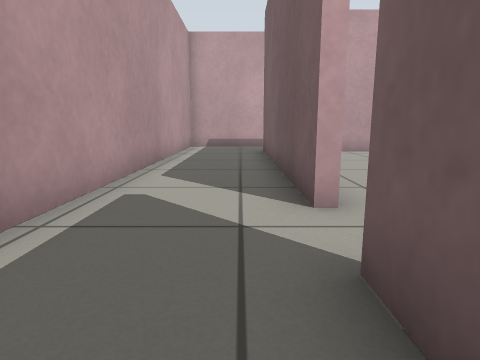
View 1 (above)

24 first-person views from a walk through a Gazebo world. The camera is 0.5 m above the floor, tilts 10° down and sees 75° across. The floor is counted in squares, 0.5 m on a side. Each view is taken from the middle of a square. On the plan, view 1 faces up. The plan holds only what a view shows up to about 12 squares ahead; the rest is blank.

View 2
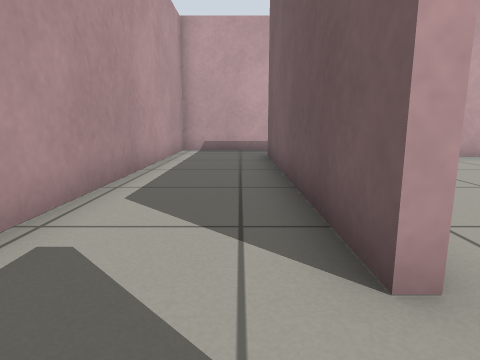

View 3
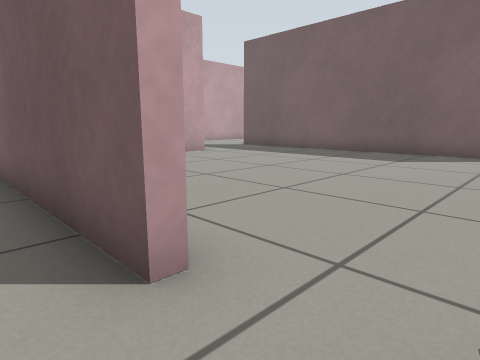

View 4
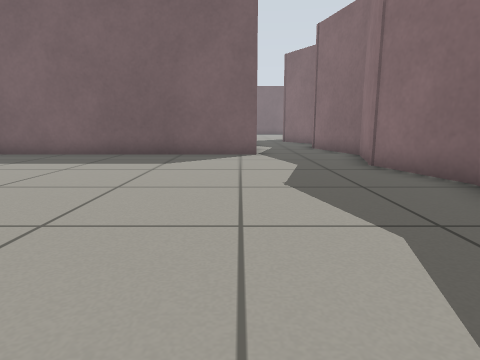

View 5
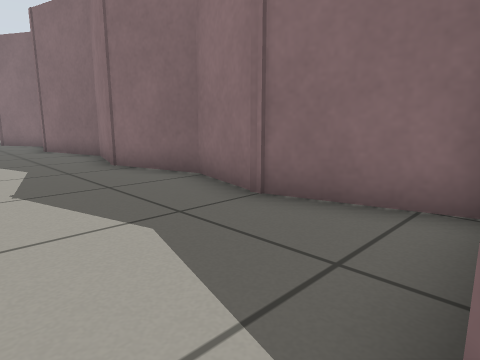

View 6
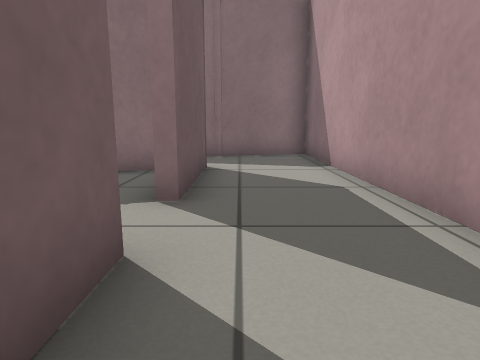

View 7
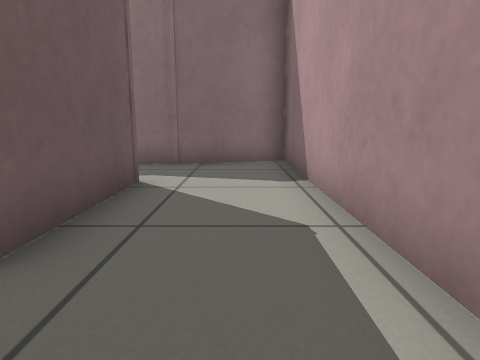

View 8
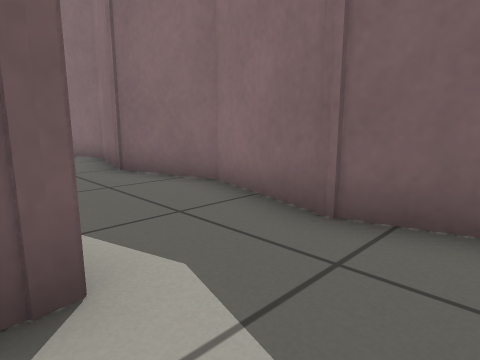

View 9
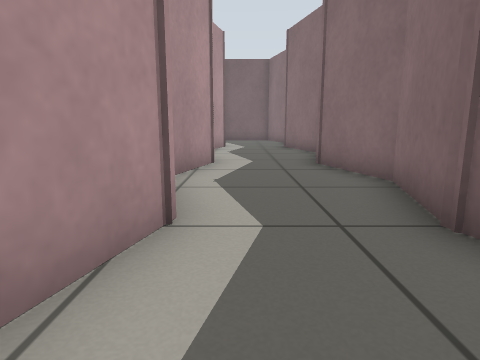

View 10
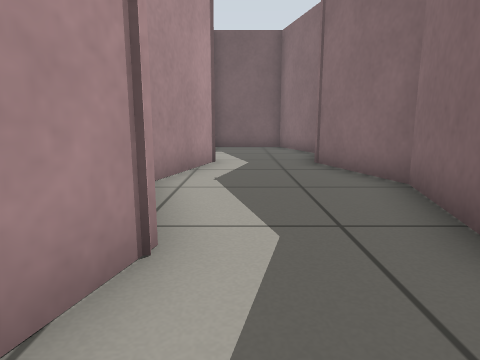

View 11
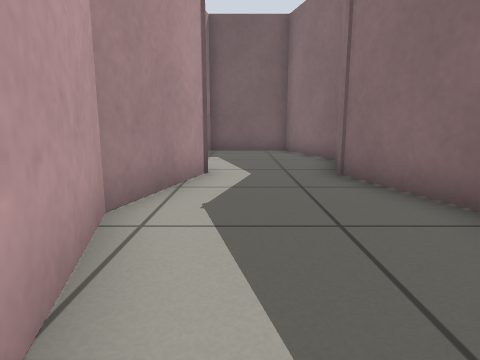

View 12
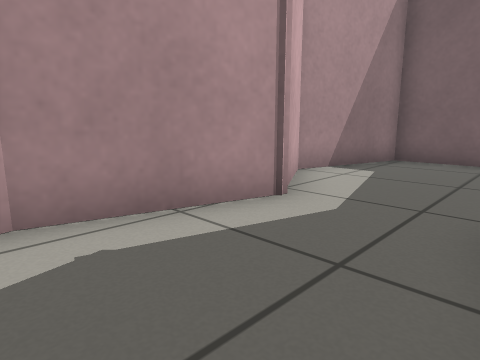

View 13
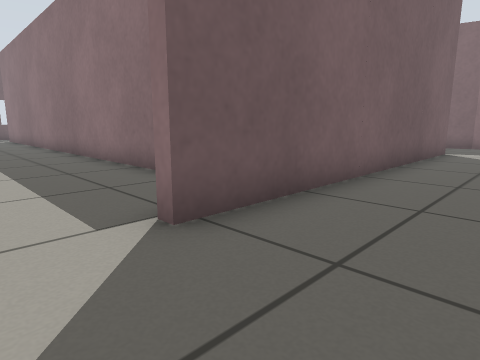

View 14
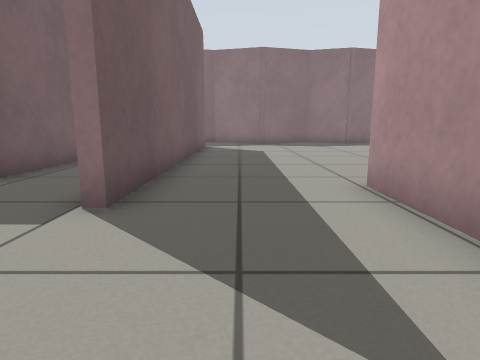

View 15
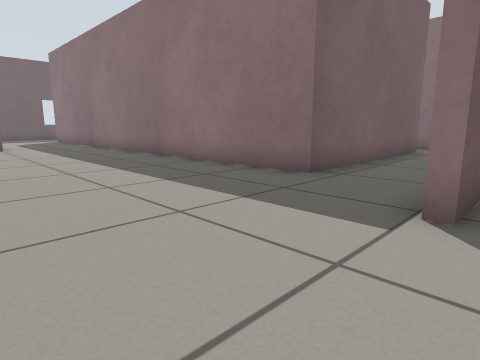

View 16
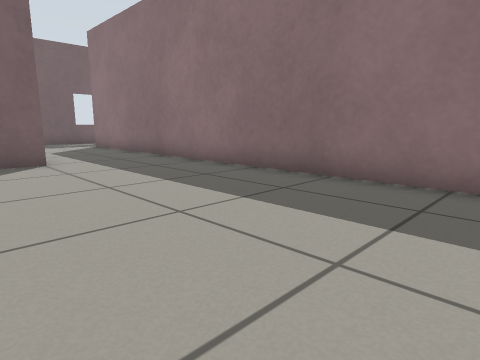

View 17
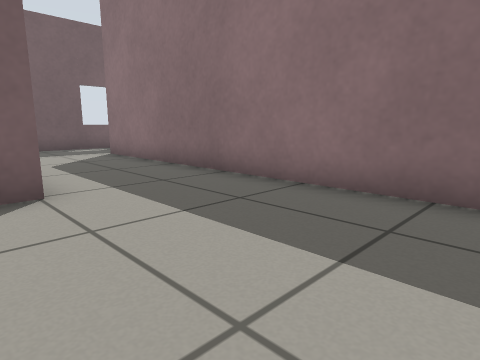

View 18
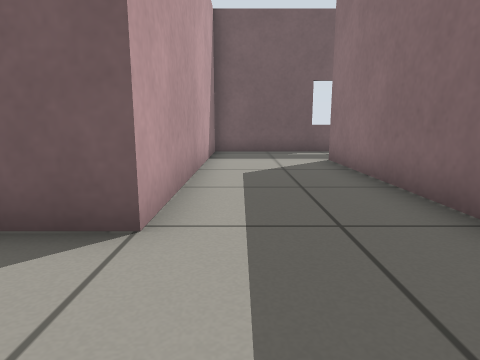

View 19
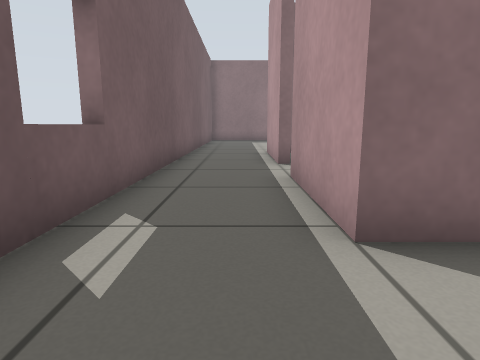

View 20
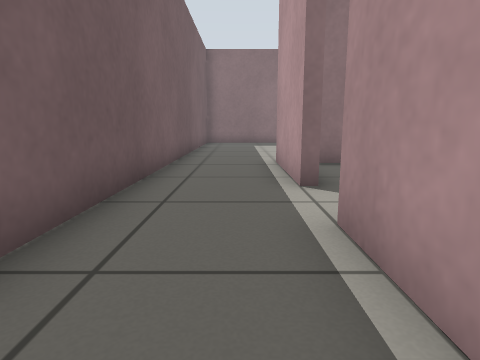

View 21
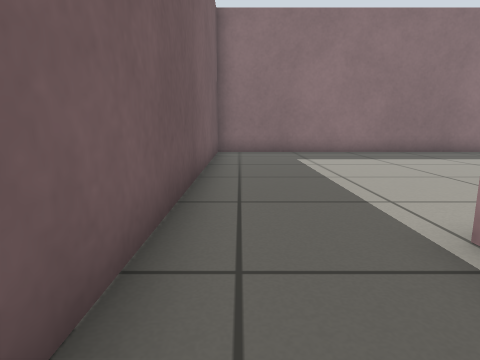

View 22
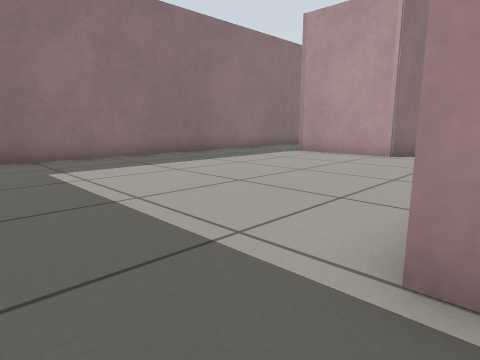

View 23
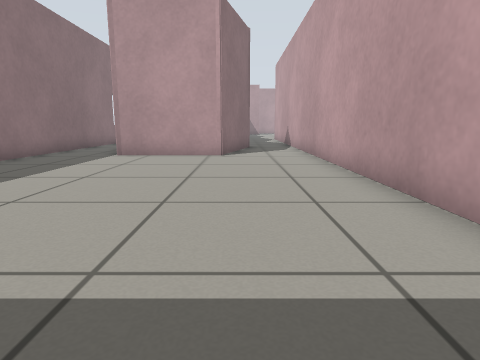

View 24
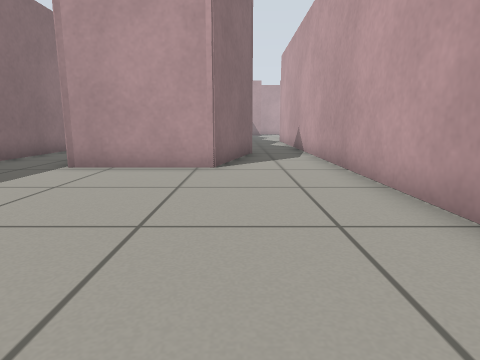

### Floor plan
Points are (right, up) in squares from view 1. A wall is a line through its corners. A room is listed if a view was taken in it or the views show most of it. See-through windows are left out.
Room 1 (views 1, 2, 3, 4, 5, 6, 7, 8, 9, 10, 11, 12)
walls: (0.9, -1.6) (0.9, 2); (11.4, -1.3) (9.2, -0.7); (11.7, -4.2) (14.2, -4.9) (17.5, -4); (0.9, 3.6) (0.9, 12.3); (17.2, -3.9) (20.1, -4.7) (23.3, -3.8) (23.3, -0.9) (19.9, 0.1) (17.6, -1.3) (14.5, -0.5); (1.1, 14.5) (-2.2, 14.5) (-2.2, -4.8) (0.7, -4) (3.3, -4.7) (5.9, -4) (8.5, -4.7) (11.3, -4)
low walls: (6.4, -1.3) (4.3, -0.8); (14.5, -0.5) (11.4, -1.3)
ways out: opening at (1, 2.5) to room 5
Room 2 (views 13, 14, 15)
walls: (7.9, 14.4) (7.9, 11.9); (11.6, 11.6) (11.6, 13.3) (12, 13.3)
ways out: opening at (12, 15.5) to room 3; opening at (10, 12.5) to room 5
Room 3 (views 16, 17, 18, 19, 20, 21, 22)
walls: (31.6, 5.9) (32, 5.9) (32, 2.4); (14.5, 4.4) (14.5, 11.4) (32, 11.4) (32, 7.9); (34.8, 0.5) (34.8, 14.9) (25.8, 14.9) (25.8, 16.4)
ways out: opening at (12, 15.5) to room 2; opening at (33.5, 1.5) to room 4; opening at (32, 6.5)
Room 4 (views 23, 24)
walls: (30.9, 2.4) (23.4, 2.4); (23.6, -0.6) (23.6, -4.1); (22.4, -6.7) (34.8, -6.7) (34.8, 0.5)
ways out: opening at (33.5, 1.5) to room 3; opening at (23, -6); opening at (23, 1)
Room 5 (no view inside)
walls: (11.6, 2.4) (11.6, 11.6); (7.9, 11.9) (6.9, 11.9); (5, 11.9) (3.8, 11.9); (1.4, -1.1) (4, -0.4) (6.2, -1) (8.8, -0.3) (11.4, -1) (14.6, -0.1)
ways out: opening at (1, 2.5) to room 1; opening at (10, 12.5) to room 2; opening at (15, 1)

Where each view was taken, in squares from view 1:
view 1: 0 up, 0 right, facing up
view 2: 2 up, 0 right, facing up
view 3: 2 up, 0 right, facing up-right
view 4: 3 up, 1 right, facing right
view 5: 3 up, 1 right, facing down-right
view 6: 6 up, 0 right, facing down
view 7: 4 up, 1 left, facing down
view 8: 1 down, 1 left, facing down-right
view 9: 2 down, 3 right, facing right
view 10: 2 down, 9 right, facing right
view 11: 2 down, 11 right, facing right
view 12: 4 down, 14 right, facing up-right
view 13: 15 up, 9 right, facing down-right
view 14: 17 up, 10 right, facing down
view 15: 17 up, 11 right, facing down-right
view 16: 17 up, 17 right, facing down-right
view 17: 16 up, 21 right, facing down-right
view 18: 14 up, 23 right, facing right
view 19: 14 up, 33 right, facing down
view 20: 11 up, 33 right, facing down
view 21: 5 up, 34 right, facing down
view 22: 3 up, 34 right, facing down-left
view 23: 0 up, 34 right, facing left
view 24: 0 up, 31 right, facing left
